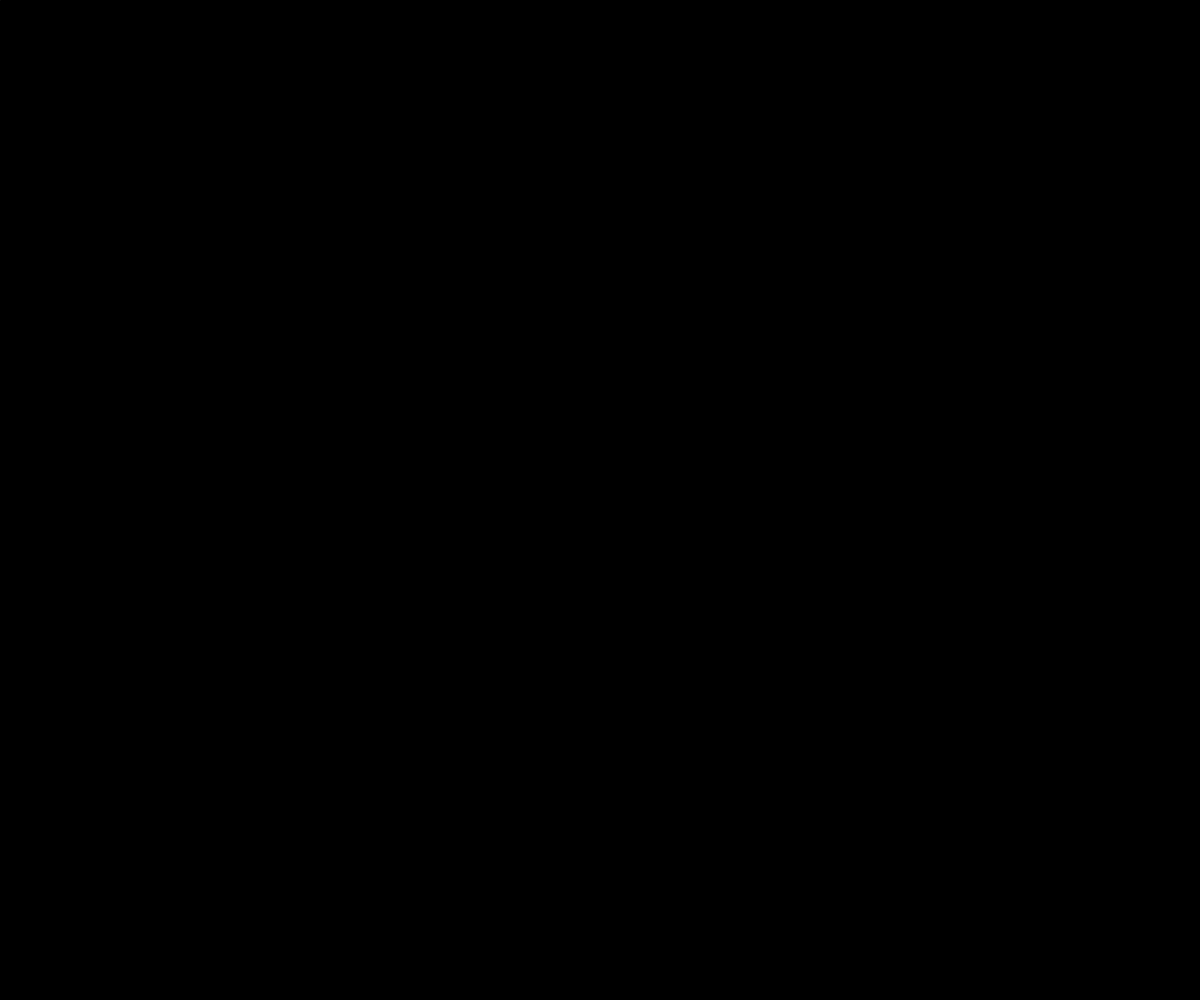
Frame 1 (no input)
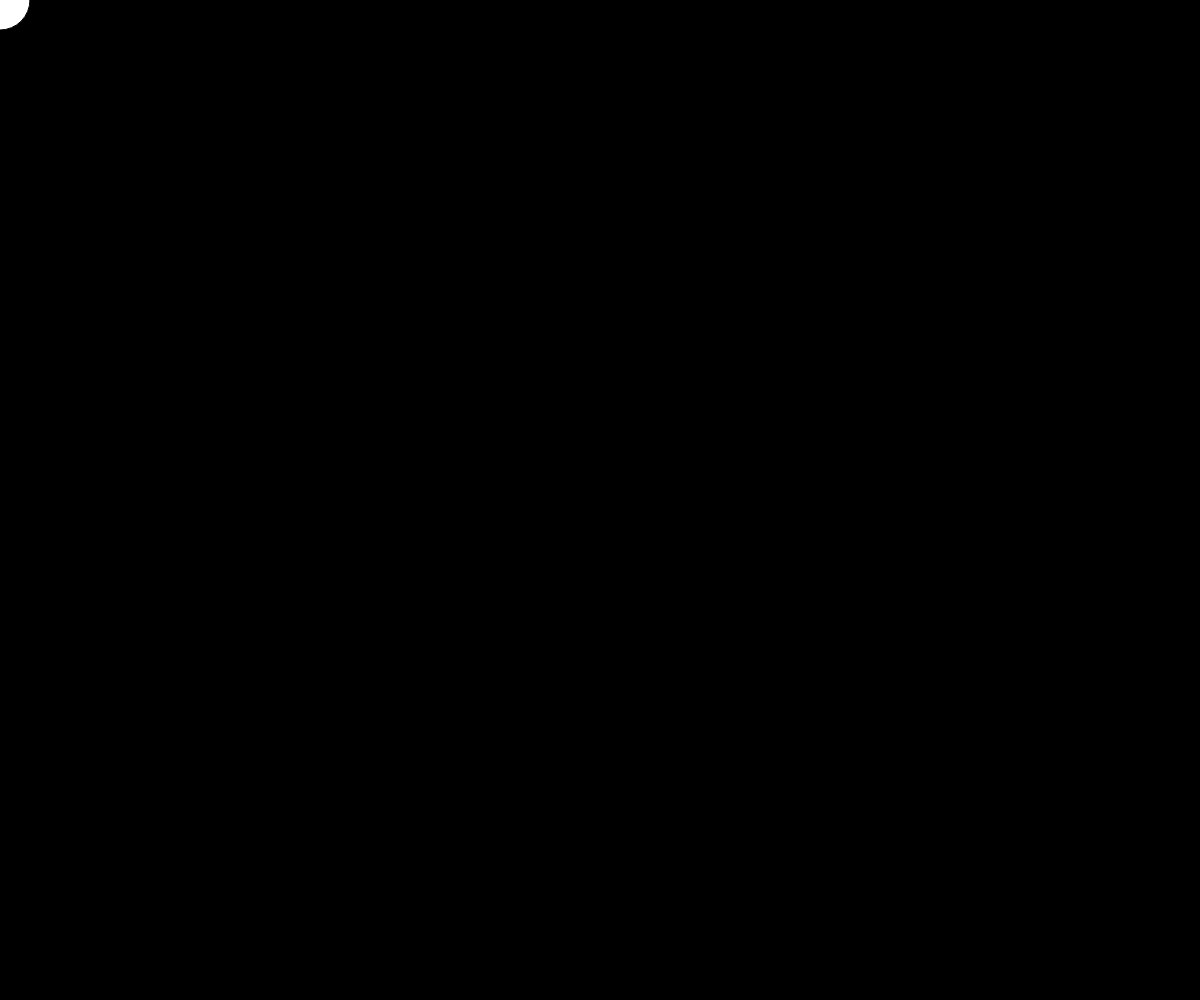
Frame 60 (no input)
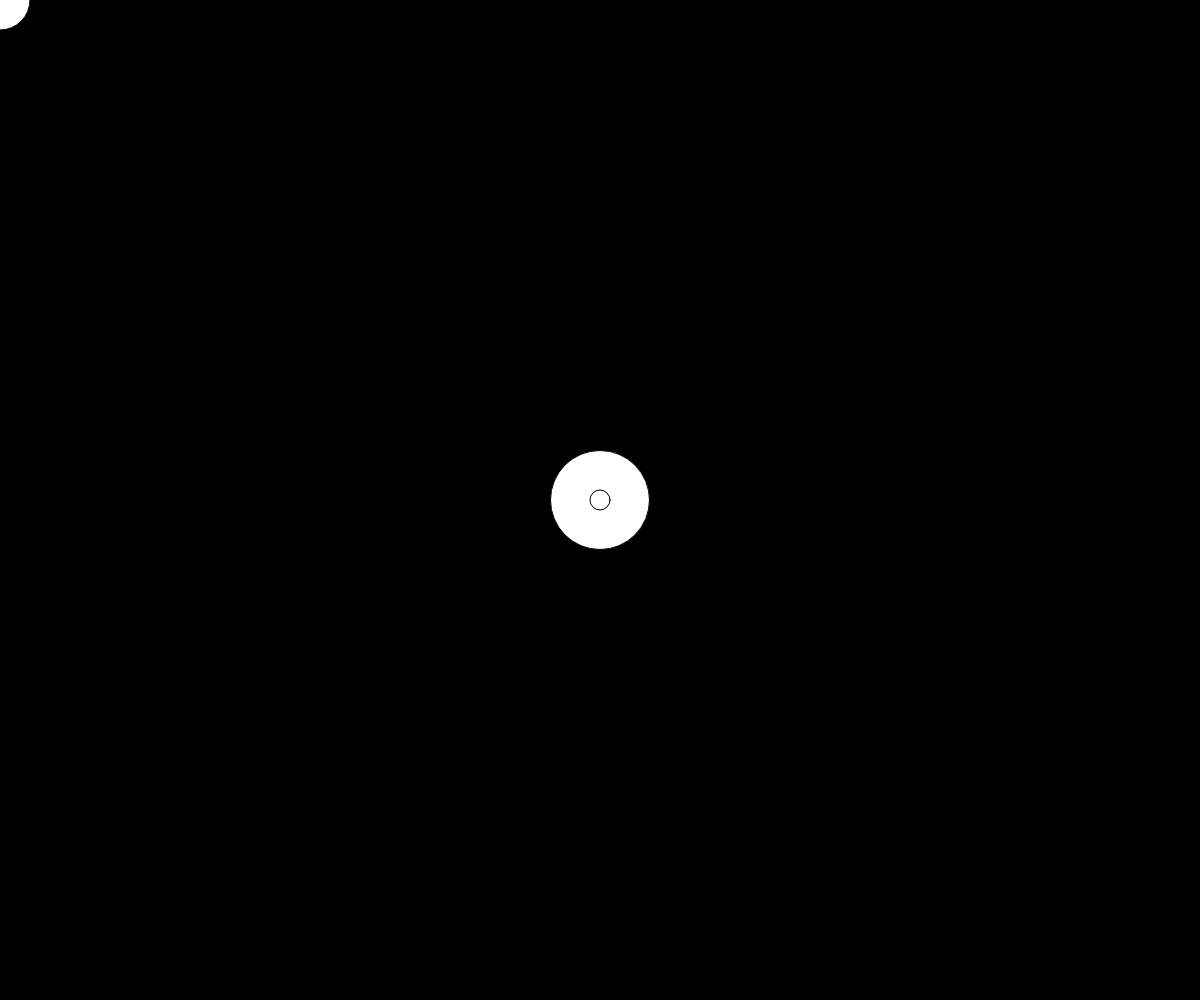
Frame 120 (the mouse pressed at the canvas centre since frame 60)

The p5.js sketch that drew these frames (run headless with seeded random() and noise() and a simulated clock; from frame 60 on, the mouse is pressed at the canvas centre):

// p5.js sketch
// ── sketch.js
function setup() {
  createCanvas(windowWidth, windowHeight);
   background("black");
}

function draw() {
  
  fill("white")
  ellipse(mouseX,mouseY,frameCount%100,frameCount%100)
 
}
